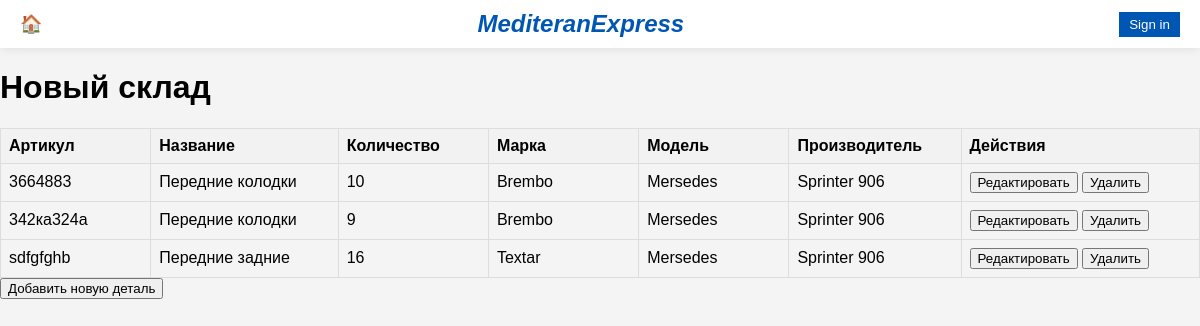
Page /warehouse-new/ on the earlier database version.
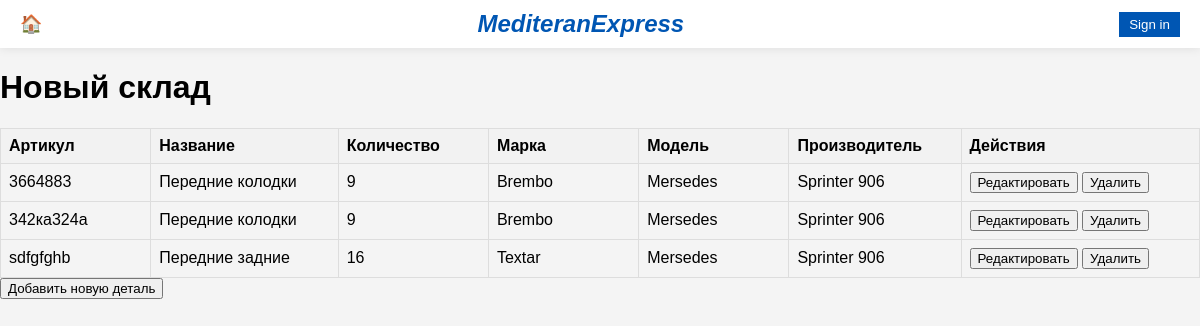
Same page on the later database version.
### main/models.py (models this page shows, shortened)
class WarehouseItem(models.Model):
    part_number = models.CharField(max_length=255, unique=True)  # Артикул
    name = models.CharField(max_length=255)  # Название
    quantity = models.PositiveIntegerField()  # Количество
    brand = models.CharField(max_length=255)  # Марка
    model = models.CharField(max_length=255)  # Модель
    manufacturer = models.CharField(max_length=255)  # Производитель

### main/views.py (the view)
# urls.py: path('warehouse-new/', views.warehouse_new, name='warehouse_new'),
def warehouse_new(request):
    items = WarehouseItem.objects.all()
    form = WarehouseItemForm()  # Инициализируем форму
    return render(request, 'main/warehouse_new.html', {'items': items, 'form': form})

### main/templates/main/warehouse_new.html (shortened to what this page needs)
{% extends 'main/base.html' %}
{% block content %}
<h1>Новый склад</h1>
<table>
    <thead>
        <tr>
            <th>Артикул</th>
            <th>Название</th>
            <th>Количество</th>
            <th>Марка</th>
            <th>Модель</th>
            <th>Производитель</th>
            <th>Действия</th>
        </tr>
    </thead>
    <tbody>
        {% for item in items %}
        <tr>
            <td>{{ item.part_number }}</td>
            <td><div class="marquee">{{ item.name }}</div></td>
            <td>{{ item.quantity }}</td>
            <td><div class="marquee">{{ item.brand }}</div></td>
            <td><div class="marquee">{{ item.model }}</div></td>
            <td><div class="marquee">{{ item.manufacturer }}</div></td>
            <td>
                <button class="editItemBtn" data-id="{{ item.id }}">Редактировать</button>
                <button class="deleteItemBtn" data-id="{{ item.id }}">Удалить</button>
            </td>
        </tr>
        {% endfor %}
    </tbody>
</table>
<button id="addItemBtn">Добавить новую деталь</button>
{% endblock %}

### main/templates/main/base.html (shortened to what this page needs)
<!DOCTYPE html>
<html lang="en">
<head>
</head>
<body>
    <div class="header">
        <a href="{% url 'home' %}" class="home-link">🏠</a>
        <div class="title">MediteranExpress</div>
        <button class="sign-in">Sign in</button>
    </div>
    {% block content %}{% endblock %}
</body>
</html>

### main/templates/main/base.html (style rules this page uses)
body { font-family: Arial, sans-serif; margin: 0; padding: 0; background-color: #f4f4f4; }
.header { background-color: #fff; padding: 10px 20px; display: flex; justify-content: space-between; align-items: center; box-shadow: 0 0 10px rgba(0, 0, 0, 0.1); }
.header .title { font-size: 24px; color: #0056b3; font-weight: bold; font-style: italic; }
.header .home-link { text-decoration: none; color: #333; font-size: 18px; }
.header .sign-in { background-color: #0056b3; color: #fff; padding: 5px 10px; border: none; cursor: pointer; }

### main/templates/main/warehouse_new.html (style rules this page uses)
table { width: 100%; border-collapse: collapse; }
th, td { border: 1px solid #dddddd; text-align: left; padding: 8px; width: 12ch; white-space: nowrap; overflow: hidden; text-overflow: ellipsis; }
th { background-color: #f2f2f2; }
.marquee { display: inline-block; white-space: nowrap; animation: marquee 10s linear infinite; }

Differences in the rows shown:
changed WarehouseItem (number 1 of 3 on the later page): quantity "10" → "9"
